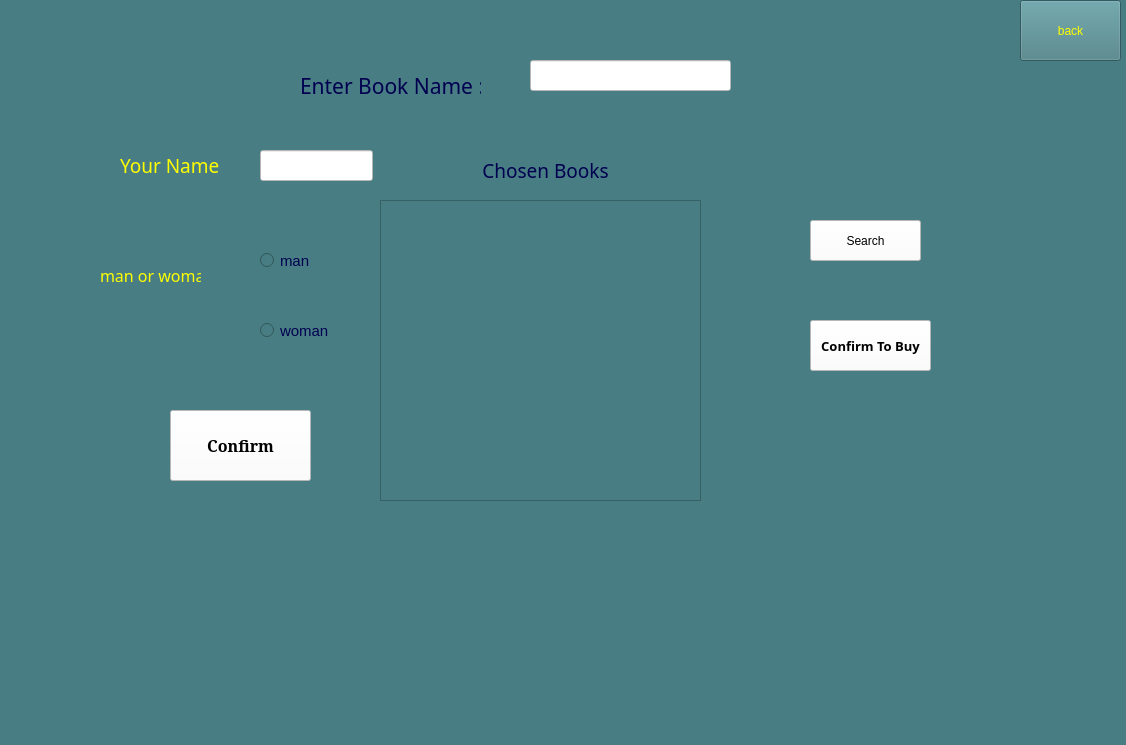
<?xml version="1.0" encoding="UTF-8"?>
<ui version="4.0">
 <class>client</class>
 <widget class="QMainWindow" name="client">
  <property name="geometry">
   <rect>
    <x>0</x>
    <y>0</y>
    <width>1126</width>
    <height>745</height>
   </rect>
  </property>
  <property name="windowTitle">
   <string>MainWindow</string>
  </property>
  <property name="styleSheet">
   <string notr="true">background-color: rgb(72, 126, 131);</string>
  </property>
  <widget class="QWidget" name="centralwidget">
   <widget class="QPushButton" name="buy">
    <property name="geometry">
     <rect>
      <x>810</x>
      <y>320</y>
      <width>121</width>
      <height>51</height>
     </rect>
    </property>
    <property name="font">
     <font>
      <family>Agency FB</family>
      <pointsize>10</pointsize>
      <weight>75</weight>
      <bold>true</bold>
     </font>
    </property>
    <property name="styleSheet">
     <string notr="true">background-color: rgb(255, 255, 255);</string>
    </property>
    <property name="text">
     <string>Confirm To Buy</string>
    </property>
   </widget>
   <widget class="QListWidget" name="listwidgetofBooks">
    <property name="geometry">
     <rect>
      <x>380</x>
      <y>200</y>
      <width>321</width>
      <height>301</height>
     </rect>
    </property>
    <property name="font">
     <font>
      <family>Segoe Print</family>
      <pointsize>14</pointsize>
     </font>
    </property>
    <property name="styleSheet">
     <string notr="true">border-color: rgb(255, 255, 0);
color: rgb(255, 255, 0);</string>
    </property>
   </widget>
   <widget class="QLabel" name="label">
    <property name="geometry">
     <rect>
      <x>300</x>
      <y>60</y>
      <width>181</width>
      <height>51</height>
     </rect>
    </property>
    <property name="font">
     <font>
      <family>Agency FB</family>
      <pointsize>16</pointsize>
      <weight>9</weight>
      <italic>false</italic>
      <bold>false</bold>
     </font>
    </property>
    <property name="styleSheet">
     <string notr="true">color: rgb(0, 0, 80);
font: 75 16pt &quot;Agency FB&quot;;
</string>
    </property>
    <property name="text">
     <string>Enter Book Name :</string>
    </property>
   </widget>
   <widget class="QLineEdit" name="bookname">
    <property name="geometry">
     <rect>
      <x>530</x>
      <y>60</y>
      <width>201</width>
      <height>31</height>
     </rect>
    </property>
    <property name="font">
     <font>
      <pointsize>14</pointsize>
     </font>
    </property>
    <property name="styleSheet">
     <string notr="true">color: rgb(0, 0, 255);
background-color: rgb(255, 255, 255);
</string>
    </property>
    <property name="text">
     <string/>
    </property>
   </widget>
   <widget class="QPushButton" name="search">
    <property name="geometry">
     <rect>
      <x>810</x>
      <y>220</y>
      <width>111</width>
      <height>41</height>
     </rect>
    </property>
    <property name="styleSheet">
     <string notr="true">background-color: rgb(255, 255, 255);
font: 75 12pt &quot;Agency FB&quot;;
</string>
    </property>
    <property name="text">
     <string>Search</string>
    </property>
   </widget>
   <widget class="QRadioButton" name="man">
    <property name="geometry">
     <rect>
      <x>260</x>
      <y>240</y>
      <width>91</width>
      <height>41</height>
     </rect>
    </property>
    <property name="font">
     <font>
      <pointsize>11</pointsize>
     </font>
    </property>
    <property name="styleSheet">
     <string notr="true">color: rgb(0, 0, 80);
</string>
    </property>
    <property name="text">
     <string>man</string>
    </property>
   </widget>
   <widget class="QRadioButton" name="woman">
    <property name="geometry">
     <rect>
      <x>260</x>
      <y>310</y>
      <width>91</width>
      <height>41</height>
     </rect>
    </property>
    <property name="font">
     <font>
      <pointsize>11</pointsize>
     </font>
    </property>
    <property name="styleSheet">
     <string notr="true">color: rgb(0, 0, 80);
</string>
    </property>
    <property name="text">
     <string>woman</string>
    </property>
   </widget>
   <widget class="QPushButton" name="ok">
    <property name="geometry">
     <rect>
      <x>170</x>
      <y>410</y>
      <width>141</width>
      <height>71</height>
     </rect>
    </property>
    <property name="font">
     <font>
      <family>MS Serif</family>
      <pointsize>12</pointsize>
      <weight>75</weight>
      <bold>true</bold>
     </font>
    </property>
    <property name="styleSheet">
     <string notr="true">background-color: rgb(255, 255, 255);</string>
    </property>
    <property name="text">
     <string>Confirm</string>
    </property>
   </widget>
   <widget class="QLabel" name="chosel">
    <property name="geometry">
     <rect>
      <x>390</x>
      <y>150</y>
      <width>311</width>
      <height>41</height>
     </rect>
    </property>
    <property name="font">
     <font>
      <family>Agency FB</family>
      <pointsize>14</pointsize>
     </font>
    </property>
    <property name="styleSheet">
     <string notr="true">color: rgb(0, 0, 80);
</string>
    </property>
    <property name="text">
     <string>Chosen Books</string>
    </property>
    <property name="alignment">
     <set>Qt::AlignCenter</set>
    </property>
   </widget>
   <widget class="QLabel" name="jens">
    <property name="geometry">
     <rect>
      <x>100</x>
      <y>260</y>
      <width>101</width>
      <height>31</height>
     </rect>
    </property>
    <property name="font">
     <font>
      <family>Agency FB</family>
      <pointsize>12</pointsize>
     </font>
    </property>
    <property name="styleSheet">
     <string notr="true">color: rgb(255, 255, 0);</string>
    </property>
    <property name="text">
     <string>man or woman:</string>
    </property>
   </widget>
   <widget class="QLabel" name="namelabel">
    <property name="geometry">
     <rect>
      <x>120</x>
      <y>150</y>
      <width>101</width>
      <height>31</height>
     </rect>
    </property>
    <property name="font">
     <font>
      <family>Agency FB</family>
      <pointsize>14</pointsize>
     </font>
    </property>
    <property name="styleSheet">
     <string notr="true">color: rgb(255, 255, 0);</string>
    </property>
    <property name="text">
     <string>Your Name :</string>
    </property>
   </widget>
   <widget class="QLineEdit" name="clientname">
    <property name="geometry">
     <rect>
      <x>260</x>
      <y>150</y>
      <width>113</width>
      <height>31</height>
     </rect>
    </property>
    <property name="styleSheet">
     <string notr="true">background-color: rgb(255, 255, 255);
color: rgb(0, 0, 127);</string>
    </property>
   </widget>
   <widget class="QPushButton" name="back_client">
    <property name="geometry">
     <rect>
      <x>1020</x>
      <y>0</y>
      <width>101</width>
      <height>61</height>
     </rect>
    </property>
    <property name="styleSheet">
     <string notr="true">font: 75 12pt &quot;Agency FB&quot;;
color: rgb(255, 255, 0);
</string>
    </property>
    <property name="text">
     <string>back</string>
    </property>
   </widget>
  </widget>
  <widget class="QMenuBar" name="menubar">
   <property name="geometry">
    <rect>
     <x>0</x>
     <y>0</y>
     <width>1126</width>
     <height>26</height>
    </rect>
   </property>
  </widget>
  <widget class="QStatusBar" name="statusbar"/>
 </widget>
 <resources/>
 <connections/>
</ui>
